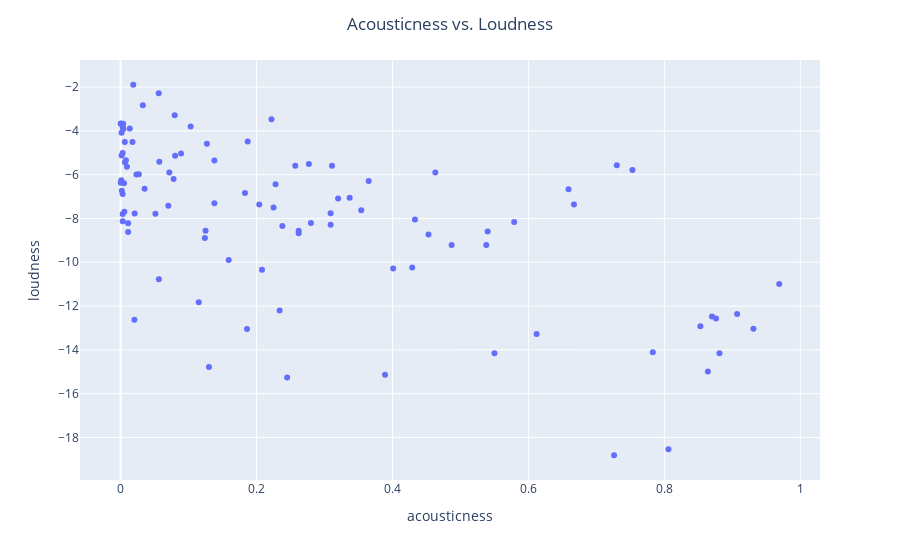

Notebook code cell kept with this figure:
### Markdown cell above
I don't think much can be said from this plot. The relationship I was expecting to see is that of a linear trend that shows danceability score going up as energy goes up, i.e., positive correlation between the variables.
The data doesn't seem to have a (positive) linear trend since we can see low energy tracks with a high danceability score (e.g. 'Good News'), and high energy songs with a low danceability score (e.g. 'I'll be there for you (Friends)'.

### Code cell
fig = px.scatter(song_df, x='acousticness', y='loudness', hover_data=['track_name'])
fig.update_layout(title='Acousticness vs. Loudness', title_x=0.5)
fig.show()

### Figure 1 — Plotly figure (JSON) as saved in the notebook; plotly's stock layout.template omitted (floating-point values rounded to 4 significant figures)
{"data": [{"customdata": [["Pursuit Of Happiness (nightmare)"], ["I Found A Way"], ["I'm Good (Blue)"], ["This Life"], ["Upside Down"], ["quiet motions"], ["Better in Stereo - Theme Song Version"], ["Them Changes"], ["Merry-Go-Round of Life - from 'Howl's Moving Castle'"], ["august"], ["Never Gonna Give You Up"], ["Bill Nye The Science Guy"], ["These Are The Days"], ["The Spins"], ["We Didn’t Start The Fire"], ["One More Year"], ["Dancing In The Courthouse"], ["SAD GIRLZ LUV MONEY Remix (feat. Kali Uchis and Moliy)"], ["life hack"], ["Escapism."], ["Driving Myself Home"], ["Seinfeld Theme"], ["Vienna"], ["I Wonder"], ["Peace Sign"], ["Boss Bitch"], ["Queencard"], ["Friday The 13th Main Theme (feat. Jason Voorhees) - From Friday The 13th"], ["Pink + White"], ["Hot Wings (I Wanna Party)"], ["Happy"], ["Sticky"], ["D'yer Mak'er - Remaster"], ["Gettin' Jiggy Wit It"], ["Happiness is a butterfly"], ["Food for the Soul"], ["Loud And Fast"], ["Heading South"], ["The Coast"], ["Going Up The Country"], ["Ooh La La"], ["striptease"], ["Finesse"], ["july 16th"], ["Life is a Highway"], ["CAN'T STOP THE FEELING! (from DreamWorks Animation's \"TROLLS\")"], ["Giant Steps - 2020 Remaster"], ["I'll Be There for You - Theme From \"Friends\""], ["ハートフェルトファンシー"], ["No Wind Resistance!"], ["Breathe (In the Air)"], ["Chamber Of Reflection"], ["Day ‘n’ Nite"], ["Girei (Pain's Theme)"], ["Hustle"], ["All Of The Lights"], ["ブルーアーカイブ (Blue Archive OST 59 Soundtrack)"], ["Cherry Waves"], ["Wildest Dreams"], ["That Girl"], ["Stargazing"], ["Future Nostalgia"], ["American Teenager"], ["Road Trippin'"], ["My Favorite Things"], ["Walking On A Dream"], ["Levitating"], ["Champagne Coast"], ["Time After Time"], ["Lake Shore Drive"], ["Bitter"], ["Natural"], ["Suit & Tie (feat. Jay-Z)"], ["You're On Your Own, Kid"], ["Calm Down"], ["Break It Out"], ["Alone in the Mountains"], ["Put Your Records On"], ["Out of Tune"], ["I Took A Pill In Ibiza - Seeb Remix"], ["Take Two"], ["Pressure"], ["Imagine - Remastered 2010"], ["The King"], ["Honey, Honey"], ["Call Me, Beep Me! (The Kim Possible Song)"], ["Good News"], ["Succession (Main Title Theme)"], ["All My Love"], ["Don't Delete The Kisses"], ["Bad Luck"], ["Homecoming"], ["BONVOYAGE"], ["Washed Wine"], ["Song 2"], ["Sweetly"], ["Sweet Dreams (Are Made of This) - Remastered"], ["Good Life"], ["Sunday Best"], ["That's Life"]], "hovertemplate": "acousticness=%{x}<br>loudness=%{y}<br>track_name=%{customdata[0]}<extra></extra>", "legendgroup": "", "marker": {"color": "#636efa", "symbol": "circle"}, "mode": "markers", "name": "", "orientation": "v", "showlegend": false, "type": "scatter", "x": [0.453, 0.0056, 0.00383, 0.228, 0.238, 0.309, 0.222, 0.54, 0.876, 0.538, 0.115, 0.0207, 0.00935, 0.0135, 0.00139, 0.057, 0.187, 0.433, 0.0233, 0.138, 0.73, 0.208, 0.659, 0.125, 0.00161, 0.127, 0.0327, 0.245, 0.667, 0.00507, 0.726, 0.13, 0.262, 0.0175, 0.969, 0.0512, 0.138, 0.783, 0.864, 0.806, 0.579, 0.124, 0.00781, 0.931, 0.00324, 0.0111, 0.186, 0.0717, 0.354, 0.234, 0.389, 0.262, 0.753, 0.881, 0.0802, 0.0796, 0.000286, 0.000362, 0.0702, 0.311, 0.00304, 0.00618, 0.00305, 0.28, 0.87, 0.257, 0.0561, 0.0203, 0.487, 0.204, 0.463, 0.429, 0.103, 0.401, 0.365, 0.0186, 0.159, 0.0563, 0.0111, 0.0353, 0.0268, 0.00318, 0.907, 0.078, 0.309, 0.089, 0.853, 0.000226, 0.32, 0.0011, 0.277, 0.337, 0.00417, 0.00644, 0.00188, 0.612, 0.225, 0.00305, 0.183, 0.55], "xaxis": "x", "y": [-8.73, -7.692, -3.673, -6.434, -8.339, -8.287, -3.469, -8.6, -12.56, -9.208, -11.82, -7.769, -5.64, -3.894, -4.084, -5.414, -4.479, -8.052, -5.987, -5.355, -5.57, -10.34, -6.662, -8.562, -5.119, -4.593, -2.828, -15.27, -7.362, -6.386, -18.81, -14.78, -8.56, -4.505, -10.99, -7.78, -7.3, -14.11, -14.99, -18.54, -8.166, -8.887, -5.342, -13.03, -3.848, -8.215, -13.05, -5.903, -7.625, -12.2, -15.14, -8.678, -5.791, -14.15, -5.138, -3.284, -3.676, -3.663, -7.414, -5.588, -7.798, -4.502, -5.008, -8.202, -12.47, -5.594, -2.278, -12.63, -9.206, -7.367, -5.899, -10.24, -3.799, -10.29, -6.29, -1.893, -9.894, -10.78, -8.621, -6.645, -5.978, -8.127, -12.36, -6.196, -7.763, -5.027, -12.92, -6.369, -7.089, -6.259, -5.515, -7.059, -3.915, -5.428, -6.736, -13.28, -7.498, -6.881, -6.832, -14.15], "yaxis": "y"}], "layout": {"legend": {"tracegroupgap": 0}, "margin": {"t": 60}, "title": {"text": "Acousticness vs. Loudness", "x": 0.5}, "xaxis": {"anchor": "y", "domain": [0, 1], "title": {"text": "acousticness"}}, "yaxis": {"anchor": "x", "domain": [0, 1], "title": {"text": "loudness"}}}}
